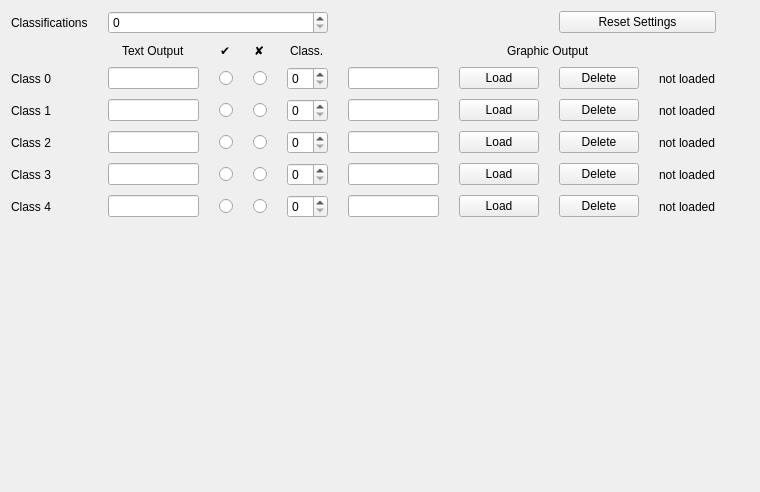
<?xml version="1.0" encoding="UTF-8"?>
<ui version="4.0">
 <class>NeurofeedbackCSettingsViewWidget</class>
 <widget class="QWidget" name="NeurofeedbackCSettingsViewWidget">
  <property name="geometry">
   <rect>
    <x>0</x>
    <y>0</y>
    <width>760</width>
    <height>492</height>
   </rect>
  </property>
  <property name="windowTitle">
   <string>Form</string>
  </property>
  <layout class="QGridLayout" name="gridLayout">
   <item row="3" column="0" colspan="2">
    <spacer name="verticalSpacer">
     <property name="orientation">
      <enum>Qt::Vertical</enum>
     </property>
     <property name="sizeHint" stdset="0">
      <size>
       <width>20</width>
       <height>40</height>
      </size>
     </property>
    </spacer>
   </item>
   <item row="2" column="0">
    <layout class="QGridLayout" name="gridLayout_2">
     <property name="leftMargin">
      <number>0</number>
     </property>
     <property name="horizontalSpacing">
      <number>20</number>
     </property>
     <property name="verticalSpacing">
      <number>9</number>
     </property>
     <item row="7" column="4">
      <widget class="QSpinBox" name="spinBox_C2"/>
     </item>
     <item row="6" column="6">
      <widget class="QPushButton" name="pushButton_Class1">
       <property name="text">
        <string>Load</string>
       </property>
      </widget>
     </item>
     <item row="8" column="6">
      <widget class="QPushButton" name="pushButton_Class3">
       <property name="text">
        <string>Load</string>
       </property>
      </widget>
     </item>
     <item row="7" column="6">
      <widget class="QPushButton" name="pushButton_Class2">
       <property name="text">
        <string>Load</string>
       </property>
      </widget>
     </item>
     <item row="6" column="2">
      <widget class="QRadioButton" name="radioButton_C1g">
       <property name="text">
        <string/>
       </property>
      </widget>
     </item>
     <item row="5" column="5">
      <widget class="QLineEdit" name="lineEdit_DirClass0"/>
     </item>
     <item row="8" column="9">
      <widget class="QLabel" name="label_imgClass3">
       <property name="text">
        <string/>
       </property>
      </widget>
     </item>
     <item row="5" column="9">
      <widget class="QLabel" name="label_imgClass0">
       <property name="text">
        <string/>
       </property>
      </widget>
     </item>
     <item row="6" column="7">
      <widget class="QPushButton" name="pushButton_DClass1">
       <property name="text">
        <string>Delete</string>
       </property>
      </widget>
     </item>
     <item row="8" column="5">
      <widget class="QLineEdit" name="lineEdit_DirClass3"/>
     </item>
     <item row="2" column="7" colspan="2">
      <widget class="QPushButton" name="pushButton_ResetSettings">
       <property name="text">
        <string>Reset Settings</string>
       </property>
      </widget>
     </item>
     <item row="9" column="0">
      <widget class="QLabel" name="label_Class4">
       <property name="text">
        <string>Class 4</string>
       </property>
      </widget>
     </item>
     <item row="5" column="2">
      <widget class="QRadioButton" name="radioButton_C0g">
       <property name="text">
        <string/>
       </property>
      </widget>
     </item>
     <item row="3" column="1" alignment="Qt::AlignHCenter">
      <widget class="QLabel" name="label_3">
       <property name="text">
        <string>Text Output</string>
       </property>
      </widget>
     </item>
     <item row="3" column="4" alignment="Qt::AlignHCenter">
      <widget class="QLabel" name="label_4">
       <property name="text">
        <string>Class.</string>
       </property>
      </widget>
     </item>
     <item row="6" column="9">
      <widget class="QLabel" name="label_imgClass1">
       <property name="text">
        <string/>
       </property>
      </widget>
     </item>
     <item row="9" column="8">
      <widget class="QLabel" name="label_StatusClass4">
       <property name="text">
        <string>not loaded</string>
       </property>
      </widget>
     </item>
     <item row="8" column="7">
      <widget class="QPushButton" name="pushButton_DClass3">
       <property name="text">
        <string>Delete</string>
       </property>
      </widget>
     </item>
     <item row="6" column="5">
      <widget class="QLineEdit" name="lineEdit_DirClass1"/>
     </item>
     <item row="7" column="5">
      <widget class="QLineEdit" name="lineEdit_DirClass2"/>
     </item>
     <item row="6" column="0">
      <widget class="QLabel" name="label_Class1">
       <property name="text">
        <string>Class 1</string>
       </property>
      </widget>
     </item>
     <item row="9" column="5">
      <widget class="QLineEdit" name="lineEdit_DirClass4"/>
     </item>
     <item row="5" column="3">
      <widget class="QRadioButton" name="radioButton_C0b">
       <property name="text">
        <string/>
       </property>
      </widget>
     </item>
     <item row="8" column="2">
      <widget class="QRadioButton" name="radioButton_C3g">
       <property name="text">
        <string/>
       </property>
      </widget>
     </item>
     <item row="5" column="8">
      <widget class="QLabel" name="label_StatusClass0">
       <property name="text">
        <string>not loaded</string>
       </property>
      </widget>
     </item>
     <item row="5" column="7">
      <widget class="QPushButton" name="pushButton_DClass0">
       <property name="text">
        <string>Delete</string>
       </property>
      </widget>
     </item>
     <item row="7" column="2">
      <widget class="QRadioButton" name="radioButton_C2g">
       <property name="text">
        <string/>
       </property>
      </widget>
     </item>
     <item row="9" column="4">
      <widget class="QSpinBox" name="spinBox_C4"/>
     </item>
     <item row="5" column="0">
      <widget class="QLabel" name="label_Class0">
       <property name="text">
        <string>Class 0</string>
       </property>
      </widget>
     </item>
     <item row="2" column="0">
      <widget class="QLabel" name="label_nCass">
       <property name="text">
        <string>Classifications</string>
       </property>
      </widget>
     </item>
     <item row="9" column="6">
      <widget class="QPushButton" name="pushButton_Class4">
       <property name="text">
        <string>Load</string>
       </property>
      </widget>
     </item>
     <item row="7" column="1">
      <widget class="QLineEdit" name="lineEdit_Class2"/>
     </item>
     <item row="5" column="6">
      <widget class="QPushButton" name="pushButton_Class0">
       <property name="text">
        <string>Load</string>
       </property>
      </widget>
     </item>
     <item row="6" column="1">
      <widget class="QLineEdit" name="lineEdit_Class1"/>
     </item>
     <item row="9" column="9">
      <widget class="QLabel" name="label_imgClass4">
       <property name="text">
        <string/>
       </property>
      </widget>
     </item>
     <item row="9" column="1">
      <widget class="QLineEdit" name="lineEdit_Class4"/>
     </item>
     <item row="3" column="2" alignment="Qt::AlignHCenter">
      <widget class="QLabel" name="label">
       <property name="text">
        <string>&lt;html&gt;&lt;head/&gt;&lt;body&gt;&lt;p&gt;✔&lt;/p&gt;&lt;/body&gt;&lt;/html&gt;</string>
       </property>
      </widget>
     </item>
     <item row="8" column="0">
      <widget class="QLabel" name="label_Class3">
       <property name="text">
        <string>Class 3</string>
       </property>
      </widget>
     </item>
     <item row="9" column="7">
      <widget class="QPushButton" name="pushButton_DClass4">
       <property name="text">
        <string>Delete</string>
       </property>
      </widget>
     </item>
     <item row="8" column="4">
      <widget class="QSpinBox" name="spinBox_C3"/>
     </item>
     <item row="6" column="3">
      <widget class="QRadioButton" name="radioButton_C1b">
       <property name="text">
        <string/>
       </property>
      </widget>
     </item>
     <item row="7" column="0">
      <widget class="QLabel" name="label_Class2">
       <property name="text">
        <string>Class 2</string>
       </property>
      </widget>
     </item>
     <item row="5" column="1">
      <widget class="QLineEdit" name="lineEdit_Class0"/>
     </item>
     <item row="8" column="3">
      <widget class="QRadioButton" name="radioButton_C3b">
       <property name="text">
        <string/>
       </property>
      </widget>
     </item>
     <item row="7" column="8">
      <widget class="QLabel" name="label_StatusClass2">
       <property name="text">
        <string>not loaded</string>
       </property>
      </widget>
     </item>
     <item row="5" column="4">
      <widget class="QSpinBox" name="spinBox_C0">
       <property name="maximum">
        <number>99</number>
       </property>
      </widget>
     </item>
     <item row="9" column="3">
      <widget class="QRadioButton" name="radioButton_C4b">
       <property name="text">
        <string/>
       </property>
      </widget>
     </item>
     <item row="2" column="1" colspan="4">
      <widget class="QSpinBox" name="spinBoxnC"/>
     </item>
     <item row="7" column="3">
      <widget class="QRadioButton" name="radioButton_C2b">
       <property name="text">
        <string/>
       </property>
      </widget>
     </item>
     <item row="9" column="2">
      <widget class="QRadioButton" name="radioButton_C4g">
       <property name="text">
        <string/>
       </property>
      </widget>
     </item>
     <item row="7" column="7">
      <widget class="QPushButton" name="pushButton_DClass2">
       <property name="text">
        <string>Delete</string>
       </property>
      </widget>
     </item>
     <item row="8" column="8">
      <widget class="QLabel" name="label_StatusClass3">
       <property name="text">
        <string>not loaded</string>
       </property>
      </widget>
     </item>
     <item row="7" column="9">
      <widget class="QLabel" name="label_imgClass2">
       <property name="text">
        <string/>
       </property>
      </widget>
     </item>
     <item row="8" column="1">
      <widget class="QLineEdit" name="lineEdit_Class3"/>
     </item>
     <item row="6" column="4">
      <widget class="QSpinBox" name="spinBox_C1"/>
     </item>
     <item row="3" column="3" alignment="Qt::AlignHCenter">
      <widget class="QLabel" name="label_2">
       <property name="text">
        <string>✘</string>
       </property>
      </widget>
     </item>
     <item row="6" column="8">
      <widget class="QLabel" name="label_StatusClass1">
       <property name="text">
        <string>not loaded</string>
       </property>
      </widget>
     </item>
     <item row="3" column="6" colspan="2" alignment="Qt::AlignHCenter">
      <widget class="QLabel" name="label_5">
       <property name="text">
        <string>Graphic Output</string>
       </property>
      </widget>
     </item>
    </layout>
   </item>
  </layout>
 </widget>
 <resources/>
 <connections/>
</ui>
